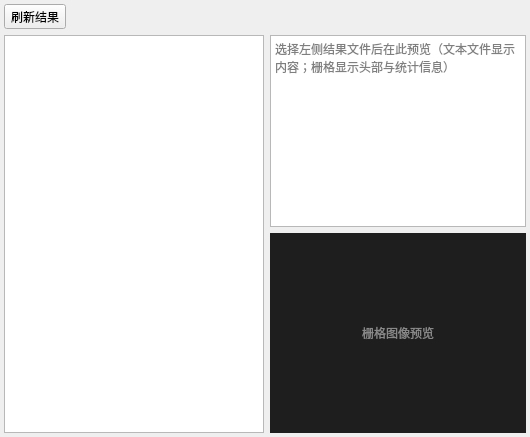
          <widget class="QWidget" name="resultPreviewWidget">
       <layout class="QVBoxLayout" name="resultPreviewVerticalLayout">
        <property name="leftMargin">
         <number>4</number>
        </property>
        <property name="topMargin">
         <number>4</number>
        </property>
        <property name="rightMargin">
         <number>4</number>
        </property>
        <property name="bottomMargin">
         <number>4</number>
        </property>
        <item>
         <layout class="QHBoxLayout" name="resultToolbarLayout">
          <item>
           <widget class="QToolButton" name="resultRefreshButton">
            <property name="toolTip">
             <string>扫描输出目录，刷新结果文件列表</string>
            </property>
            <property name="text">
             <string>刷新结果</string>
            </property>
           </widget>
          </item>
          <item>
           <widget class="QLabel" name="resultFolderLabel">
            <property name="styleSheet">
             <string notr="true">QLabel { color: #666; }</string>
            </property>
            <property name="text">
             <string/>
            </property>
           </widget>
          </item>
          <item>
           <spacer name="resultToolbarSpacer">
            <property name="orientation">
             <enum>Qt::Horizontal</enum>
            </property>
            <property name="sizeHint" stdset="0">
             <size>
              <width>40</width>
              <height>20</height>
             </size>
            </property>
           </spacer>
          </item>
         </layout>
        </item>
        <item>
         <layout class="QHBoxLayout" name="resultSplitLayout">
          <item>
           <widget class="QListWidget" name="resultFileListWidget">
            <property name="minimumSize">
             <size>
              <width>260</width>
              <height>0</height>
             </size>
            </property>
           </widget>
          </item>
          <item>
           <layout class="QVBoxLayout" name="resultPreviewRightLayout">
            <item>
             <widget class="QPlainTextEdit" name="resultPreviewTextEdit">
              <property name="readOnly">
               <bool>true</bool>
              </property>
              <property name="placeholderText">
               <string>选择左侧结果文件后在此预览（文本文件显示内容；栅格显示头部与统计信息）</string>
              </property>
             </widget>
            </item>
            <item>
             <widget class="QLabel" name="resultPreviewImageLabel">
              <property name="minimumSize">
               <size>
                <width>0</width>
                <height>200</height>
               </size>
              </property>
              <property name="alignment">
               <set>Qt::AlignCenter</set>
              </property>
              <property name="styleSheet">
               <string notr="true">QLabel { background: #1e1e1e; color: #888; }</string>
              </property>
              <property name="text">
               <string>栅格图像预览</string>
              </property>
             </widget>
            </item>
           </layout>
          </item>
         </layout>
        </item>
       </layout>
      </widget>
